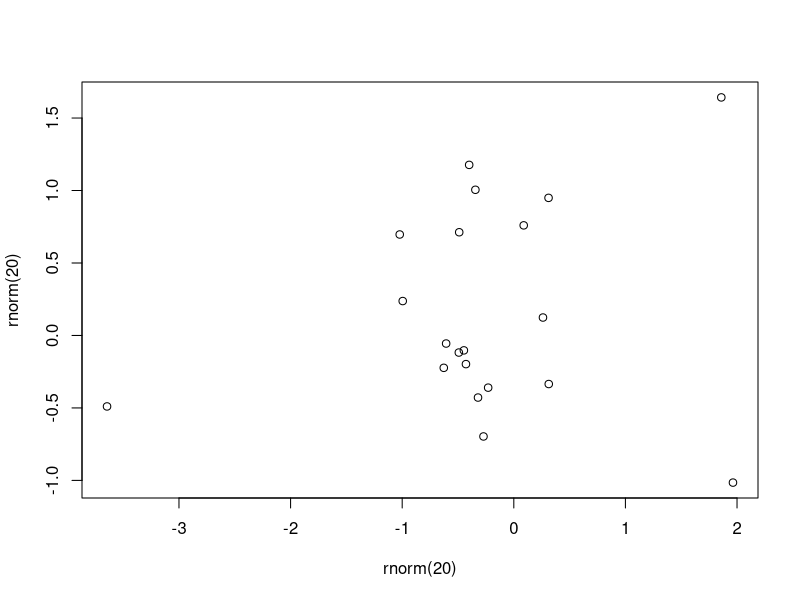

The R script that drew this image:
## ---- chunk 1
library(tidyverse)
library(palmerpenguins)
## ---- chunk 2
1 + 1
## ---- chunk 3
plot(
 rnorm(20),
 rnorm(20)
)
